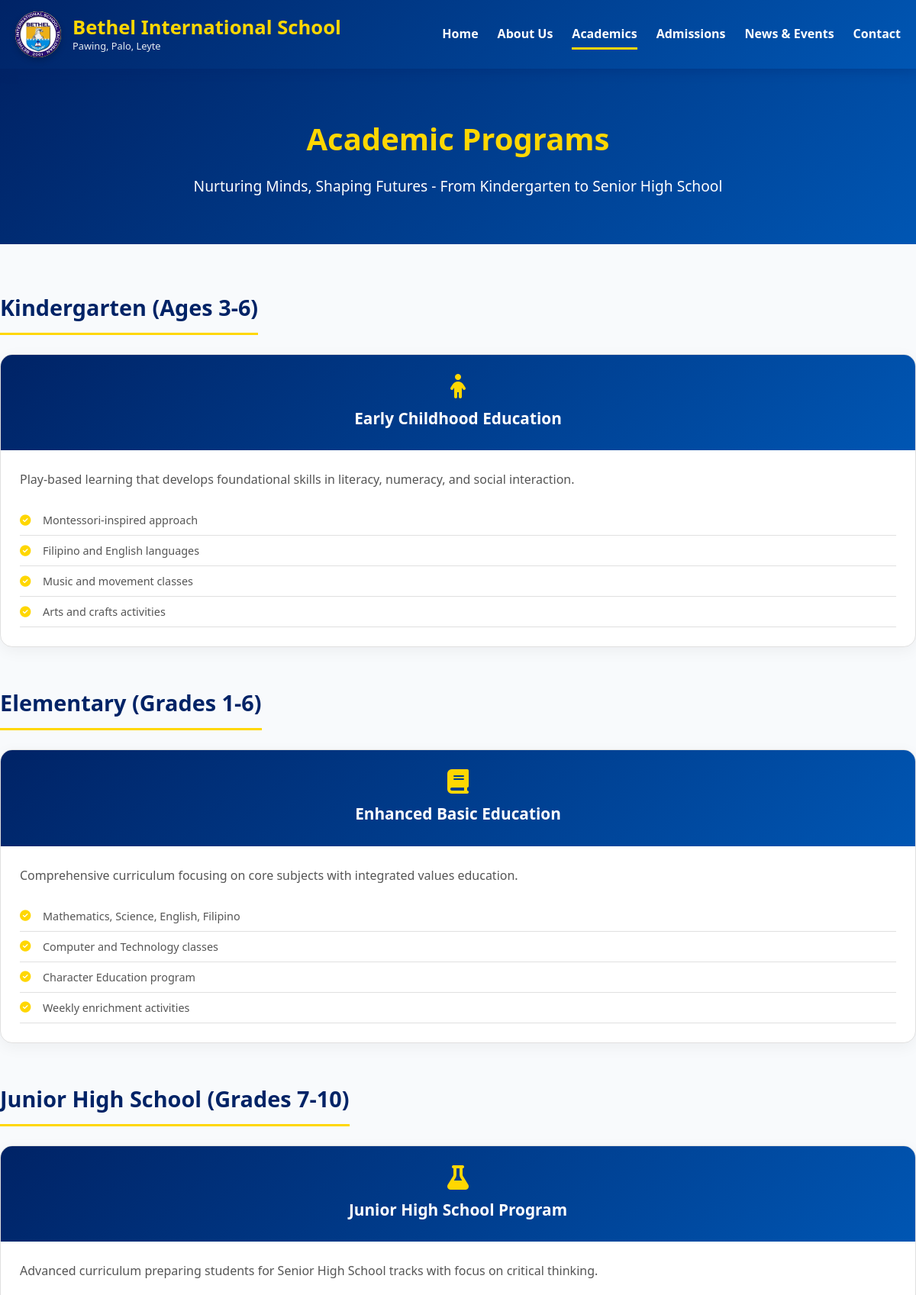
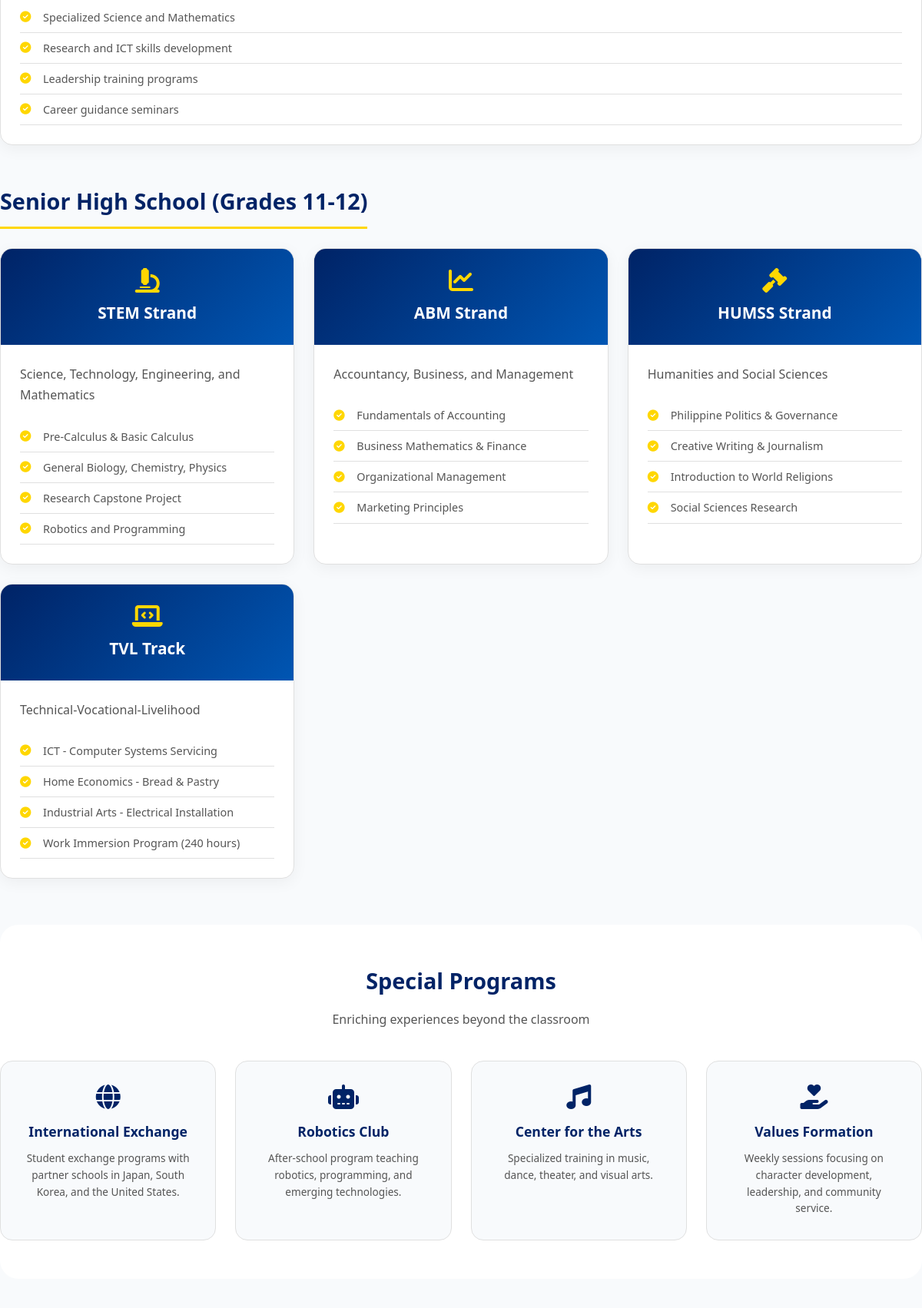
The page /academics.php (upper part) on the database its author committed (2 pictures, top to bottom).
### tables this page shows
CREATE TABLE `academic_levels` (
  `id` int(11) NOT NULL,
  `level_name` varchar(100) NOT NULL,
  `display_order` int(11) DEFAULT 0,
  `status` enum('active','inactive') DEFAULT 'active',
  `created_at` timestamp NOT NULL DEFAULT current_timestamp()
);

CREATE TABLE `academic_programs` (
  `id` int(11) NOT NULL,
  `level_id` int(11) DEFAULT NULL,
  `title` varchar(200) NOT NULL,
  `description` text DEFAULT NULL,
  `features` text DEFAULT NULL,
  `icon_class` varchar(100) DEFAULT 'fas fa-graduation-cap',
  `display_order` int(11) DEFAULT 0,
  `status` enum('active','inactive') DEFAULT 'active',
  `created_at` timestamp NOT NULL DEFAULT current_timestamp()
);

CREATE TABLE `special_programs` (
  `id` int(11) NOT NULL,
  `title` varchar(100) NOT NULL,
  `description` text NOT NULL,
  `icon_class` varchar(50) DEFAULT NULL,
  `display_order` int(11) DEFAULT 0,
  `status` enum('active','inactive') DEFAULT 'active',
  `created_at` timestamp NOT NULL DEFAULT current_timestamp()
);

### academics.php (the view, shortened to what this page needs)
<?php
require_once 'includes/db.php';
$levels = $pdo->query("SELECT * FROM academic_levels WHERE status='active' ORDER BY display_order")->fetchAll();
$programs = $pdo->query("SELECT p.*, l.level_name FROM academic_programs p LEFT JOIN academic_levels l ON p.level_id = l.id WHERE p.status='active' ORDER BY l.display_order, p.display_order")->fetchAll();
$special_programs = $pdo->query("SELECT * FROM special_programs WHERE status='active' ORDER BY display_order")->fetchAll();
$programs_by_level = [];
foreach($programs as $program) {
    $programs_by_level[$program['level_name']][] = $program;
}
include 'includes/header.php';
?>
<div class="container" style="padding: 60px 0;">
    <?php foreach($levels as $level): ?>
        <?php if(isset($programs_by_level[$level['level_name']])): ?>
        <div class="level-section">
            <h2 class="level-title"><?php echo htmlspecialchars($level['level_name']); ?></h2>
            <div class="programs-grid">
                <?php foreach($programs_by_level[$level['level_name']] as $program): ?>
                <div class="program-card">
                    <div class="program-header">
                        <i class="<?php echo htmlspecialchars(isset($program['icon_class']) ? $program['icon_class'] : 'fas fa-graduation-cap'); ?>"></i>
                        <h3><?php echo htmlspecialchars($program['title']); ?></h3>
                    </div>
                    <div class="program-body">
                        <p class="program-description"><?php echo nl2br(htmlspecialchars($program['description'])); ?></p>
                        <?php
                        $features = json_decode($program['features'], true);
                        if(is_array($features) && count($features) > 0):
                        ?>
                        <ul class="program-features">
                            <?php foreach($features as $feature): ?>
                            <li><i class="fas fa-check-circle"></i> <?php echo htmlspecialchars($feature); ?></li>
                            <?php endforeach; ?>
                        </ul>
                        <?php endif; ?>
                    </div>
                </div>
                <?php endforeach; ?>
            </div>
        </div>
        <?php endif; ?>
    <?php endforeach; ?>
    <?php if(count($special_programs) > 0): ?>
    <div class="special-section">
        <h2 class="special-title">Special Programs</h2>
        <p class="special-subtitle">Enriching experiences beyond the classroom</p>
        <div class="special-grid">
            <?php foreach($special_programs as $special): ?>
            <div class="special-card">
                <i class="<?php echo htmlspecialchars(isset($special['icon_class']) ? $special['icon_class'] : 'fas fa-star'); ?>"></i>
                <h3><?php echo htmlspecialchars($special['title']); ?></h3>
                <p><?php echo nl2br(htmlspecialchars($special['description'])); ?></p>
            </div>
            <?php endforeach; ?>
        </div>
    </div>
    <?php endif; ?>
</div>
<?php include 'includes/footer.php'; ?>

### css/style.css (style rules this page uses)
* { margin: 0; padding: 0; box-sizing: border-box; font-family: 'Segoe UI', Roboto, system-ui, sans-serif; }
:root { --primary-color: #002366; --secondary-color: #0056b3; --accent-color: #FFD700; --light-color: #ffffff; --dark-color: #1a1a2e; --gray-light: #f8fafc; --gray-border: #e0e0e0; --text-gray: #555; --body-bg: #f8fafc; }
body { line-height: 1.6; color: var(--dark-color); background-color: var(--body-bg); }
.container { width: 100%; max-width: 1200px; margin: 0 auto; padding: 0 20px; }

### rows shown on the page
academic_levels: level_name "Kindergarten (Ages 3-6)"
academic_programs: title "Early Childhood Education", description "Play-based learning that develops foundational skills in literacy, numeracy, and social interaction.", features "Montessori-inspired approach", features "Filipino and English languages", features "Music and movement classes", features "Arts and crafts activities"
academic_levels: level_name "Elementary (Grades 1-6)"
academic_programs: title "Enhanced Basic Education", description "Comprehensive curriculum focusing on core subjects with integrated values education.", features "Mathematics, Science, English, Filipino", features "Computer and Technology classes", features "Character Education program", features "Weekly enrichment activities"
academic_levels: level_name "Junior High School (Grades 7-10)"
academic_programs: title "Junior High School Program", description "Advanced curriculum preparing students for Senior High School tracks with focus on critical thinking.", features "Specialized Science and Mathematics", features "Research and ICT skills development", features "Leadership training programs", features "Career guidance seminars"
academic_levels: level_name "Senior High School (Grades 11-12)"
academic_programs: title "STEM Strand", description "Science, Technology, Engineering, and Mathematics", features "Pre-Calculus & Basic Calculus", features "General Biology, Chemistry, Physics", features "Research Capstone Project", features "Robotics and Programming"
academic_programs: title "ABM Strand", description "Accountancy, Business, and Management", features "Fundamentals of Accounting", features "Business Mathematics & Finance", features "Organizational Management", features "Marketing Principles"
academic_programs: title "HUMSS Strand", description "Humanities and Social Sciences", features "Philippine Politics & Governance", features "Creative Writing & Journalism", features "Introduction to World Religions", features "Social Sciences Research"
academic_programs: title "TVL Track", description "Technical-Vocational-Livelihood", features "ICT - Computer Systems Servicing", features "Home Economics - Bread & Pastry", features "Industrial Arts - Electrical Installation", features "Work Immersion Program (240 hours)"
special_programs: title "International Exchange", description "Student exchange programs with partner schools in Japan, South Korea, and the United States."
special_programs: title "Robotics Club", description "After-school program teaching robotics, programming, and emerging technologies."
special_programs: title "Center for the Arts", description "Specialized training in music, dance, theater, and visual arts."
special_programs: title "Values Formation", description "Weekly sessions focusing on character development, leadership, and community service."

### other values the page prints
$banner_title "Academic Programs"
$banner_subtitle "Nurturing Minds, Shaping Futures - From Kindergarten to Senior High School"
